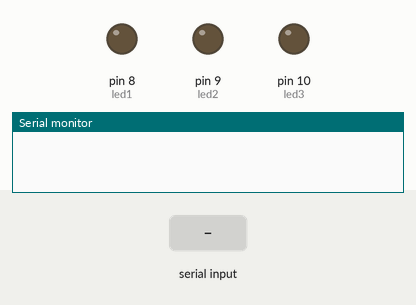
Recording of a sketch running on a simulated Arduino Uno, built with avr-gcc and run on an emulated ATmega328P. On the bench: output pins drawn as LEDs (lit = HIGH), the last lines printed to the serial monitor. The test bench sets the inputs (shaded band).

Above: at 1.2 s.
1.3 s: "90,45\n" received over Serial
At 1.65 s:
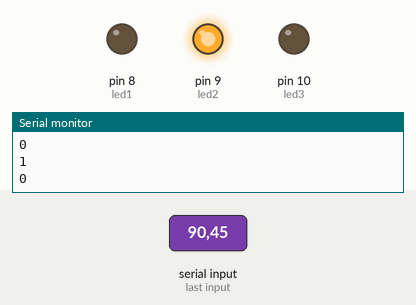
At 2.8 s:
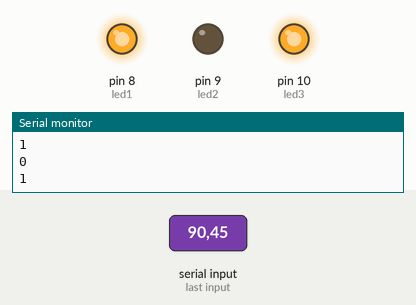
4.3 s: "30,150\n" received over Serial
At 4.9 s:
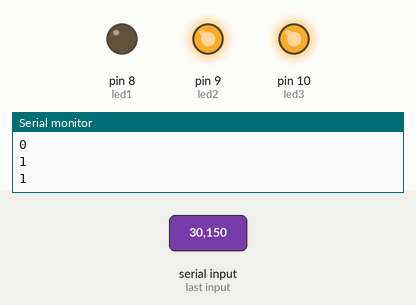
Timing chart, 0 to 7.4 s (numbered marks = the images above; inputs shaded):
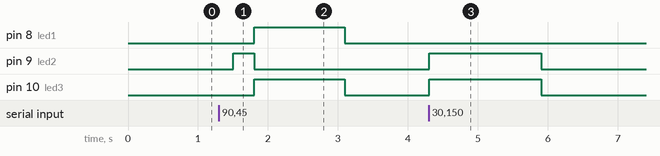

Measured:
- after the input at 1.3 s, pin 8 (led1), pin 10 (led3): LOW → HIGH after 0.50 s, → LOW 1.3 s later; pin 9 (led2): LOW → HIGH after 0.20 s, → LOW 0.30 s later
- after the input at 4.3 s, pin 9 (led2), pin 10 (led3): LOW → HIGH at once, → LOW 1.6 s later

The sketch:

util.ino
```cpp
//Leds según I/O digital del Arduino
const int led1 = 8;
const int led2 = 9;
const int led3 = 10;

int bit0 = 0; //Para el led1
int bit1 = 0; //Para el led2
int bit2 = 0; //Para el led3

unsigned int numeroSerie = 0;

void setup() {
  Serial.begin(9600); //Inicio con 9600 baudios
  pinMode(led1, OUTPUT);
  pinMode(led2, OUTPUT);
  pinMode(led3, OUTPUT);
}

void loop() {
  if (Serial.available()) {
    numeroSerie = Serial.parseInt();

    bit0 = (numeroSerie >> 0) & 1;
    bit1 = (numeroSerie >> 1) & 1;
    bit2 = (numeroSerie >> 2) & 1;
    Serial.println(bit0); Serial.println(bit1); Serial.println(bit2);
  }

  digitalWrite(led1, bit0);
  digitalWrite(led2, bit1);
  digitalWrite(led3, bit2);

  delay(300);
}
```

sexo.c
```cpp
#include <stdio.h>
int ejemplo = 0;
void funcion (void);

int main () {
    funcion();
    printf("%d\n", ejemplo);
    funcion();
    printf("%d\n", ejemplo);
    return 0;
}

void funcion (void) {
    int n = 1;
    ejemplo += n;
}
```
